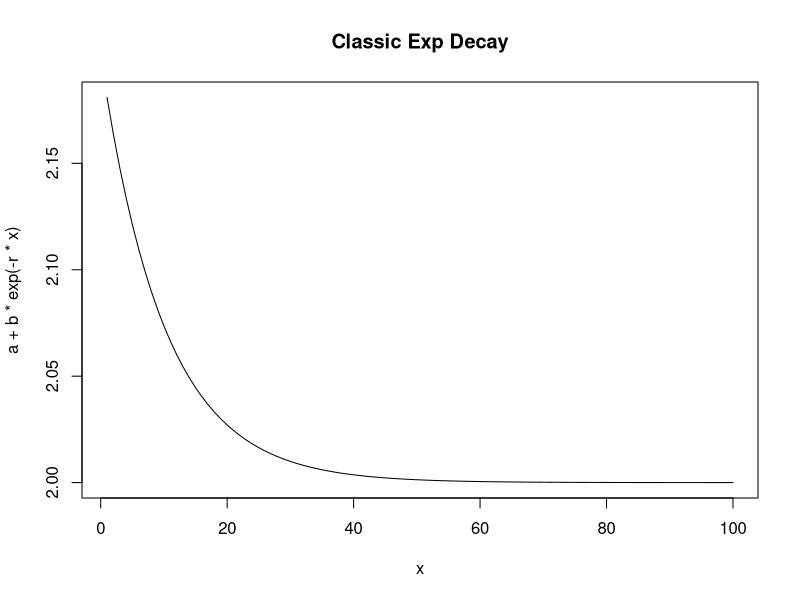
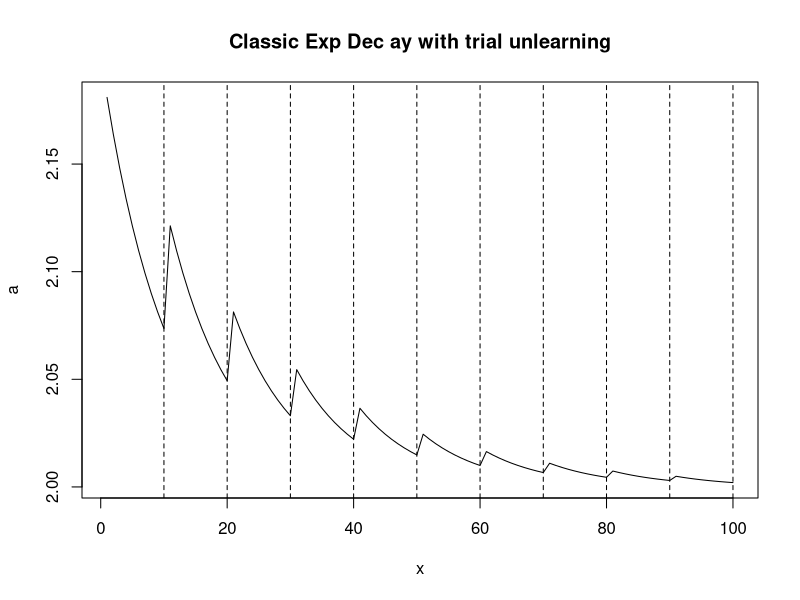
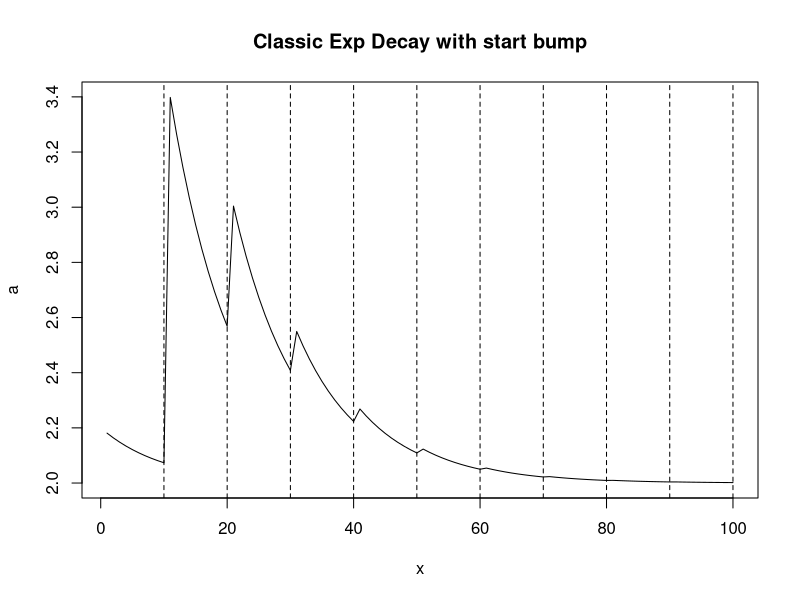
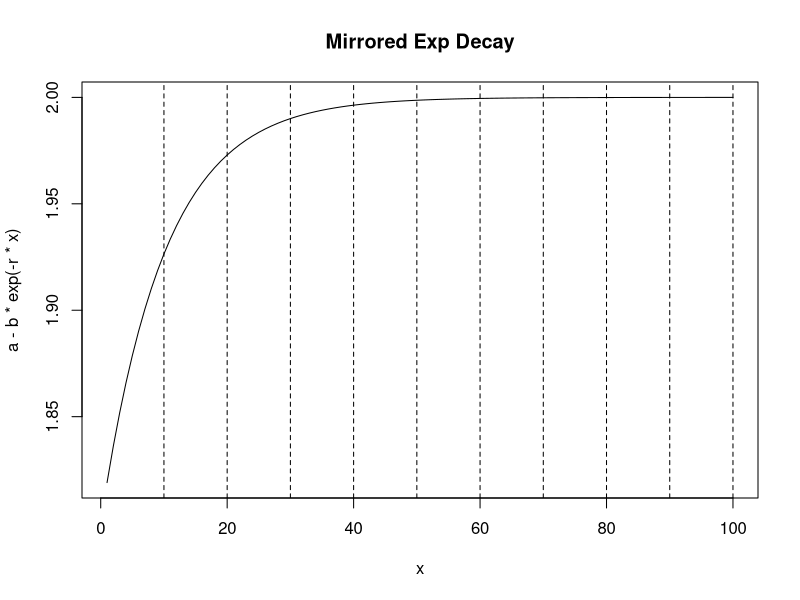
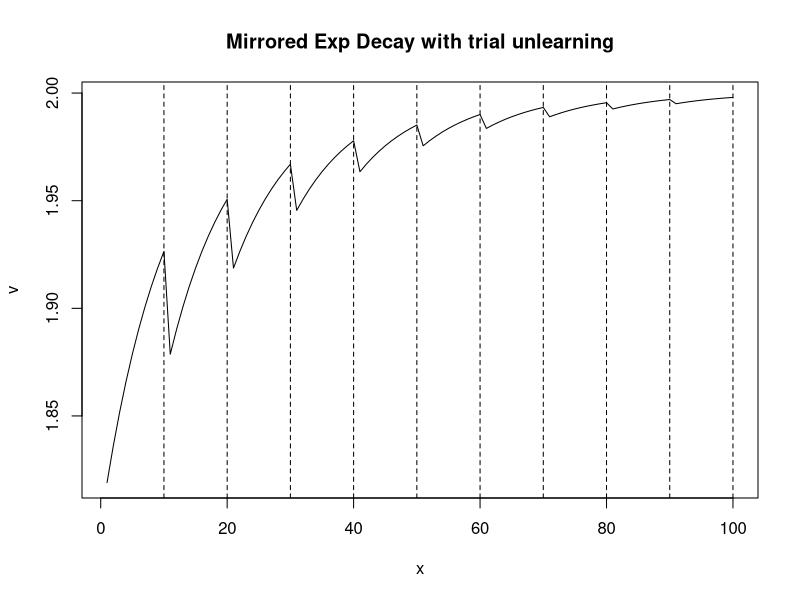
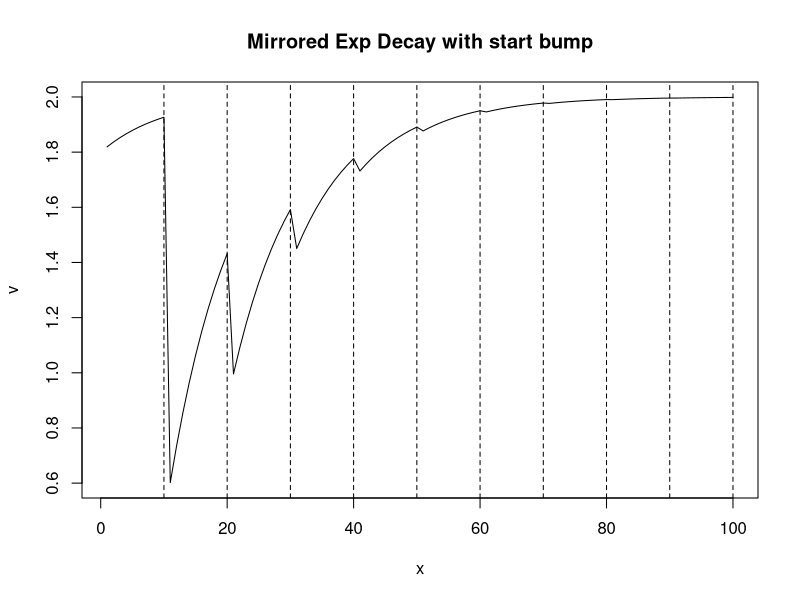
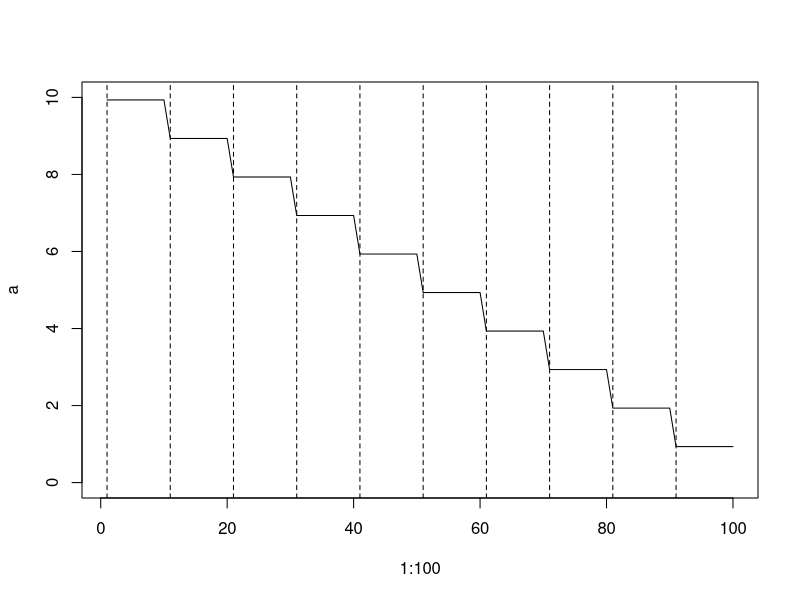
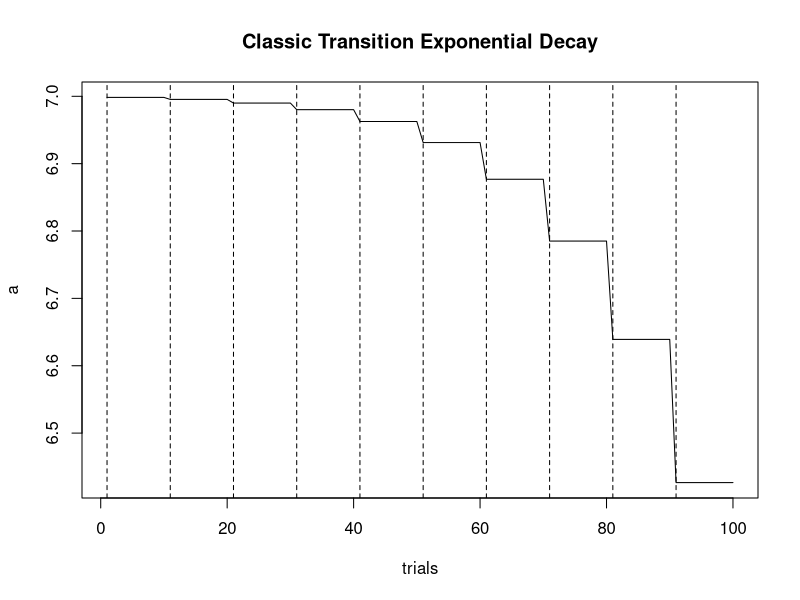

Generate these figures, in order, with R:

block = 10

x=1:100

r=0.1
a=2
b=.2

x1 = 1:100
x2=1:100
trialUnlearing=6
for (i in 1:block) {
  x2[(block*(i-1)+1):(block*(i-1)+block)]=x2[(block*(i-1)+1):(block*(i-1)+block)]-(trialUnlearing*(i-1))
}

b.bump=4
b2=rep(b,100)
for (i in 1:block) {
  b2[(block*(i-1)+1):(block*(i-1)+block)]=b2[(block*(i-1)+1):(block*(i-1)+block)]+(b.bump*(i-1))
}

# is the idea that we estimate a different value of b each time? 

plot(x,a+b*exp(-r*x),type="l",main="Classic Exp Decay")

plot(x,a+b*exp(-r*x2),type="l",main="Classic Exp Dec ay with trial unlearning", ylab = "a") # positive b because caution should increase after the block finishes
abline(v = x[seq(10, 100, 10)], lty = 2)


plot(x,a+b2*exp(-r*x1),type="l",main="Classic Exp Decay with start bump", ylab = "a")
abline(v = x[seq(10, 100, 10)], lty = 2)


plot(x,a-b*exp(-r*x),type="l",main="Mirrored Exp Decay")
abline(v = x[seq(10, 100, 10)], lty = 2)


plot(x,a-b*exp(-r*x2),type="l",main="Mirrored Exp Decay with trial unlearning", ylab = "v")
abline(v = x[seq(10, 100, 10)], lty = 2)


plot(x,a-b2*exp(-r*x),type="l",main="Mirrored Exp Decay with start bump", ylab = "v")
abline(v = x[seq(10, 100, 10)], lty = 2)

# Step model
blocks = rep(1:10, each = 10)
step = 0.066
a = sort(blocks - step, decreasing = TRUE)
plot(1:100,a, "l", ylim = c(0,10))
x_points <- seq(1, 100, 10)
segments(x_points, par("usr")[3], x_points, par("usr")[4], col = "black", lty = "dashed")
trials = 1:100
# blocked delay model
r=0.6
a=5
b=2
t = 1000
plot(trials,a+b*((t+1)/(t+exp(r*blocks))),type="l",main="Classic Transition Exponential Decay", ylab = "a")
segments(x_points, par("usr")[3], x_points, par("usr")[4], col = "black", lty = "dashed")


